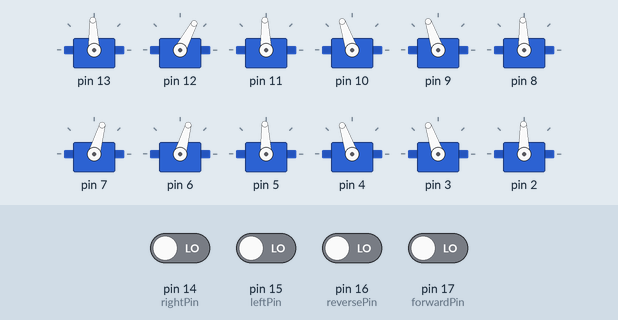
Bench run of a sketch on a simulated Arduino Uno, built with avr-gcc and run on an emulated ATmega328P. Shown: 12 × servo. Inputs (shaded band) come from the test bench; at power-on: pin 14 (rightPin), pin 15 (leftPin), pin 16 (reversePin), pin 17 (forwardPin) LOW.

Above: at 13.4 s.
13.5 s: pin 16 (reversePin) driven HIGH
At 13.95 s:
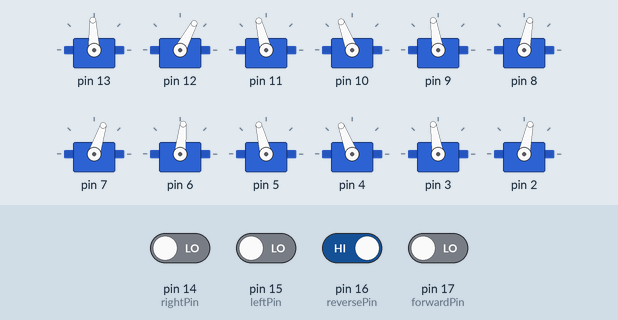
At 15.16 s:
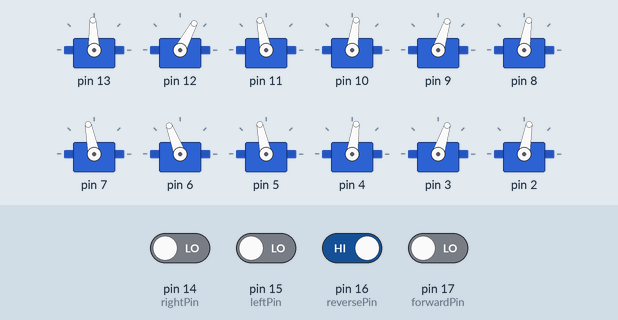
16.5 s: pin 17 (forwardPin) driven HIGH
19.5 s: pin 14 (rightPin) driven HIGH and pin 15 (leftPin) driven HIGH and pin 16 (reversePin) driven LOW and pin 17 (forwardPin) driven LOW
At 19.97 s:
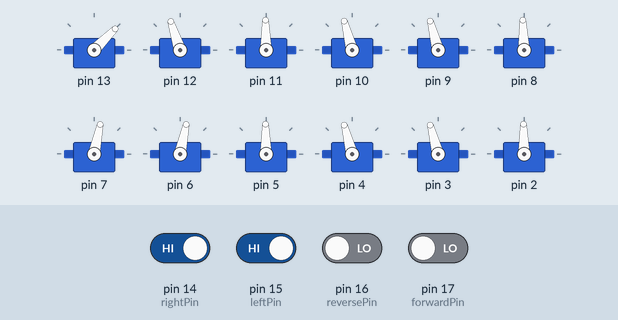
22.5 s: pin 14 (rightPin) driven LOW
25.5 s: pin 16 (reversePin) driven HIGH
At 26.72 s:
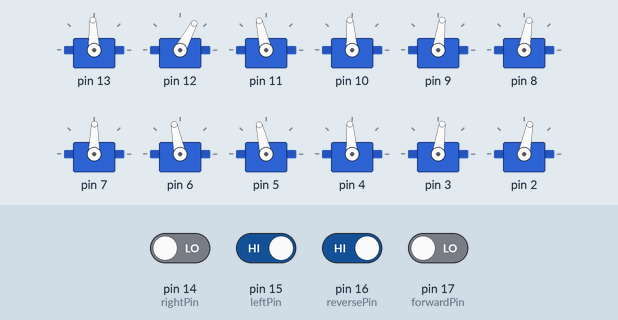
28.5 s: pin 17 (forwardPin) driven HIGH
Timing chart, 0 to 35.3 s (numbered marks = the images above; inputs shaded):
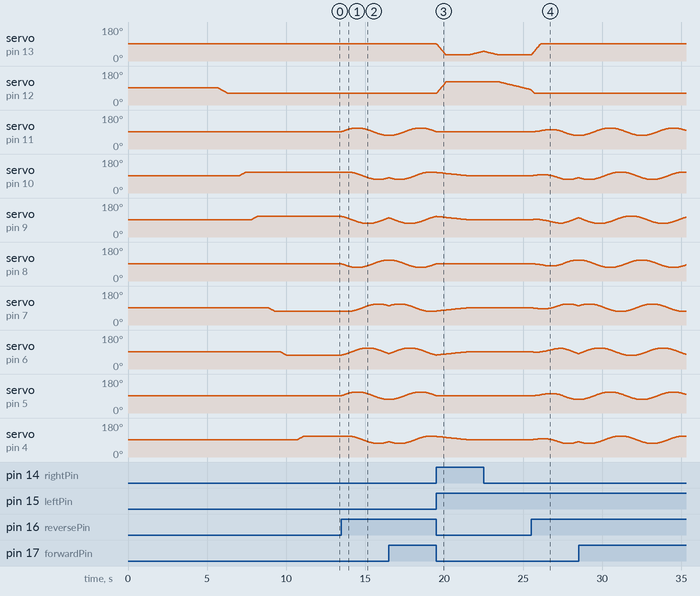

The sketch:

RectilinearMotion.ino
```cpp
/*
Remote control file for serpentine motion
of a snake robot with 12 servos
*/

#include <Servo.h>

#include <SnakeRobotShared.h>

enum RobotTurnDirection {LEFT_TURN, RIGHT_TURN};
void advanceTurnSetPoints(RobotTurnDirection turnDirection, float& horizontalSetPoint, float& verticalSetPoint);

// This function returns the hardware port number for a given logical servo number (logical servo numbers begin from 0 at the head of the snake and increase down the snake body)
int getServoPortNumber(int servoNumber)
{
  return (13 - servoNumber);
}

// Total number of robot servos
const unsigned short NUM_SERVOS = 12;
Servo robotServos[NUM_SERVOS];

// Servo forward angles (use to correct inaccuracies in robot assembly)
const float forwardAngles[NUM_SERVOS] = {92.0, 92.0, 92.0, 92.0, 92.0, 92.0, 92.0, 92.0, 92.0, 92.0, 92.0, 91.0};

// Define variables:

// Remote control movement pins
int forwardPin = 17; // DIO pin corresponding to 'A'
int reversePin = 16; // DIO pin corresponding to 'B'
int leftPin = 15;    // DIO pin corresponding to 'C'
int rightPin = 14;   // DIO pin corresponding to 'D'

int forwardVal = 0;  // Remote control variables
int reverseVal = 0;
int rightVal = 0;
int leftVal = 0;

float lag = (M_PI / 3.0); // Phase lag between segments
float frequency = 0.25; // Oscillation frequency of segments
float maxAmplitude = 20.0; // Maximum amplitude of the rectilinear motion of the snake
float currentAmplitude = maxAmplitude; // Current value of the amplitude of the rectilinear motion of the snake
float amplitudeSetpoint = maxAmplitude; // Current set point for the amplitude of the rectilinear motion of the snake
float amplitudeRampRate = 10.0; // Rate of ramping of the amplitude of the rectilinear motion of the snake toward its set point
int startPause = 5000;  // Delay time to position robot

bool reverseDirection = false; // Boolean flag to store whether or not the robot is moving in a reverse direction
float waveValue = 0.0; // Current base value for the wave generator (sine) function
bool runningWave = false,
     runningWavePrevious = runningWave;

bool runningTurn = false;

// Current turn direction and turn direction during the previous iteration, respectively
RobotTurnDirection currentTurnDirection = RobotTurnDirection::LEFT_TURN,
                   previousTurnDirection = RobotTurnDirection::LEFT_TURN;

// Angular offsets for the vertical and horizontal head servos
const float VERTICAL_TURN_UP_ANGLE = -30.0,
            VERTICAL_TURN_DOWN_ANGLE = 30.0,
            HORIZONTAL_TURN_LEFT_ANGLE = -60.0,
            HORIZONTAL_TURN_RIGHT_ANGLE = 60.0;

// 260.0 max
// Maximum rate at which turn offsets are ramped (degrees per second)
float horizontalTurnRampRate = 20.0, // Ramp rate of the horizontal head servo during turns
      verticalTurnRampRate = 20.0, // Ramp rate of the vertical head servo during turns
      horizontalPositioningRampRate = 100.0, // Ramp rate of the horizontal head servo when moving between positions (e.g. moving down and to one side in preparation for a turn)
      verticalPositioningRampRate = 100.0; // Ramp rate of the vertical head servo when moving between positions (e.g. moving down and to one side in preparation for a turn)
float horizontalTurnSetPoint = 0.0,
      horizontalTurnCurrentValue = horizontalTurnSetPoint,
      verticalTurnSetPoint = VERTICAL_TURN_UP_ANGLE,
      verticalTurnCurrentValue = verticalTurnSetPoint;

unsigned long currentTimeStamp,
              lastTimeStamp;

// This function advances the set points specified by horizontalSetPoint and verticalSetPoint in the turn direction specified by turnDirection.
void advanceTurnSetPoints(RobotTurnDirection turnDirection, float& horizontalSetPoint, float& verticalSetPoint)
{
  if(turnDirection == RobotTurnDirection::LEFT_TURN)
  {
    if(verticalSetPoint == VERTICAL_TURN_DOWN_ANGLE && horizontalSetPoint == HORIZONTAL_TURN_LEFT_ANGLE)
    {
      verticalSetPoint = VERTICAL_TURN_UP_ANGLE;
    }
    else if(verticalSetPoint == VERTICAL_TURN_UP_ANGLE && (horizontalSetPoint == HORIZONTAL_TURN_LEFT_ANGLE || horizontalSetPoint == 0.0))
    {
      horizontalSetPoint = HORIZONTAL_TURN_RIGHT_ANGLE;
    }
    else if(verticalSetPoint == VERTICAL_TURN_UP_ANGLE && horizontalSetPoint == HORIZONTAL_TURN_RIGHT_ANGLE)
    {
      verticalSetPoint = VERTICAL_TURN_DOWN_ANGLE;
    }
    else
    {
      horizontalSetPoint = HORIZONTAL_TURN_LEFT_ANGLE;
    }
  }
  else
  {
    if(verticalSetPoint == VERTICAL_TURN_DOWN_ANGLE && horizontalSetPoint == HORIZONTAL_TURN_LEFT_ANGLE)
    {
      horizontalSetPoint = HORIZONTAL_TURN_RIGHT_ANGLE;
    }
    else if(verticalSetPoint == VERTICAL_TURN_UP_ANGLE && horizontalSetPoint == HORIZONTAL_TURN_LEFT_ANGLE)
    {
      verticalSetPoint = VERTICAL_TURN_DOWN_ANGLE;
    }
    else if(verticalSetPoint == VERTICAL_TURN_UP_ANGLE && (horizontalSetPoint == HORIZONTAL_TURN_RIGHT_ANGLE || horizontalSetPoint == 0.0))
    {
      horizontalSetPoint = HORIZONTAL_TURN_LEFT_ANGLE;
    }
    else
    {
      verticalSetPoint = VERTICAL_TURN_UP_ANGLE;
    }
  }
}

void setup()
{
  Serial.begin(115200);

  // Set movement pins as inputs
  pinMode(forwardPin, INPUT);
  pinMode(reversePin, INPUT);
  pinMode(rightPin, INPUT);
  pinMode(leftPin, INPUT);

  // Set movement pins to low
  digitalWrite(forwardPin, LOW);
  digitalWrite(reversePin, LOW);
  digitalWrite(rightPin, LOW);
  digitalWrite(leftPin, LOW);

  // Attach segment servos to pins and initialize them to their
  // starting positions

  float initialValues[NUM_SERVOS];
  int portNumbers[NUM_SERVOS];

  /* centerAngle = forwardAngle;
  currentCenterAngle = forwardAngle; */

  for(int i = 0; i < NUM_SERVOS; i++)
  {
    portNumbers[i] = getServoPortNumber(i);
  }

  initialValues[0] = forwardAngles[0] + horizontalTurnCurrentValue;
  initialValues[1] = forwardAngles[1] + verticalTurnCurrentValue;

  for(int i = 2; i < NUM_SERVOS; i++)
  {
    initialValues[i] = forwardAngles[i] + currentAmplitude * sin((i - 2) * lag);
  }
    // Serial.print("Started servo connected to " + String(13 - i) + " with " + String(centerAngle+amplitude*cos(i * lag)) + ".\n");

  // Pause before movement begins
  delay(startPause);

  robotServoSetup(robotServos, portNumbers, initialValues, forwardAngles, NUM_SERVOS, 330, 45.0);
}


void loop()
{
  //  Read movement pins
    forwardVal = digitalRead(forwardPin);
    reverseVal = digitalRead(reversePin);
    rightVal = digitalRead(rightPin);
    leftVal = digitalRead(leftPin);

    // Serial.println("Pin states: Fwd " + String(forwardVal) + " | Rev " + String(reverseVal) + " | Right " + String(rightVal) + " | Left " + String(leftVal));

    // Forward motion
    if (forwardVal == HIGH){
      runningWave = true;
      runningTurn = false;
      reverseDirection = false;
    }
    // Reverse motion
    else if (reverseVal == HIGH){
      runningWave = true;
      runningTurn = false;
      reverseDirection = true;
    }
    // Check if a turn is being made
    else
    {
      runningWave = false;

      // Right turn
      if (rightVal == HIGH){
        runningTurn = true;
        currentTurnDirection = RobotTurnDirection::RIGHT_TURN;
        // waveOffsetMultiplier = 1.0;
        // Serial.println("Turning right...");
      }
      // Left turn
      else if (leftVal == HIGH){
        runningTurn = true;

        currentTurnDirection = RobotTurnDirection::LEFT_TURN;
        // Serial.println("Turning left...");
        // waveOffsetMultiplier = 1.0;
      }
      // Straight movement
      else
      {
        runningTurn = false;
      }
    }

    currentTimeStamp = millis();
    float elapsedTime = (currentTimeStamp - lastTimeStamp) / 1000.0;
    lastTimeStamp = currentTimeStamp;

    if(runningTurn || runningWave)
    {
      if(runningTurn)
      {
        amplitudeSetpoint = 0.0;
      }
      else
      {
        // Calculate the new base wave generator value
        waveValue += ((-2.0 * M_PI * frequency)* (elapsedTime * (reverseDirection ? -1.0 : 1.0)));

        amplitudeSetpoint = maxAmplitude;
      }

      float maxAmplitudeChange = amplitudeRampRate * elapsedTime;

      currentAmplitude = coerceToRange(currentAmplitude - maxAmplitudeChange, currentAmplitude + maxAmplitudeChange, amplitudeSetpoint);

      // Loop to update robot servos
      for(int i = 2; i < NUM_SERVOS; i++)
      {
        // s1.write(currentAngle + amplitude*cos(frequency*counter*3.14159/180+5*lag));
        robotServos[i].write(forwardAngles[i] + currentAmplitude * sin(waveValue + ((i - 2) * lag)));
      }

      float activeHorizontalRampRate = horizontalTurnRampRate,
            activeVerticalRampRate = verticalTurnRampRate;

      if(runningTurn)
      {
        if(currentAmplitude == 0.0)
        {
          if(((horizontalTurnCurrentValue == horizontalTurnSetPoint) && (verticalTurnCurrentValue == verticalTurnSetPoint))
            || (previousTurnDirection != currentTurnDirection))
          {
            advanceTurnSetPoints(currentTurnDirection, horizontalTurnSetPoint, verticalTurnSetPoint);
          }
        }
        else
        {
          if(currentTurnDirection == RobotTurnDirection::LEFT_TURN)
          {
            horizontalTurnSetPoint = HORIZONTAL_TURN_RIGHT_ANGLE;
          }
          else
          {
            horizontalTurnSetPoint = HORIZONTAL_TURN_LEFT_ANGLE;
          }

          verticalTurnSetPoint = VERTICAL_TURN_DOWN_ANGLE;

          activeHorizontalRampRate = horizontalPositioningRampRate;
          activeVerticalRampRate = verticalPositioningRampRate;
        }

        previousTurnDirection = currentTurnDirection;
      }
      else
      {
        horizontalTurnSetPoint = 0.0;
        verticalTurnSetPoint = VERTICAL_TURN_UP_ANGLE;

        activeHorizontalRampRate = horizontalPositioningRampRate;
        activeVerticalRampRate = verticalPositioningRampRate;
      }

      float maxHorizontalAngleChange = activeHorizontalRampRate * elapsedTime,
            maxVerticalAngleChange = activeVerticalRampRate * elapsedTime;

      horizontalTurnCurrentValue = coerceToRange(horizontalTurnCurrentValue - maxHorizontalAngleChange,
                                                 horizontalTurnCurrentValue + maxHorizontalAngleChange, horizontalTurnSetPoint);

      verticalTurnCurrentValue = coerceToRange(verticalTurnCurrentValue - maxVerticalAngleChange,
                                               verticalTurnCurrentValue + maxVerticalAngleChange, verticalTurnSetPoint);

      robotServos[0].write(forwardAngles[0] + horizontalTurnCurrentValue);
      robotServos[1].write(forwardAngles[1] + verticalTurnCurrentValue);

      // Serial.println("Wrote " + String(horizontalTurnCurrentValue) + " to horizontal servo.");
      // Serial.println("Wrote " + String(verticalTurnCurrentValue) + " to vertical servo.");
    }
}
```

Measured:
- after the input at 13.5 s, servo on pin 11, servo on pin 5: rises from 92° to 111° in 0.77 s, then falls to 72° in 2.0 s; servo on pin 6: rises from 74° to 111° in 1.4 s, then falls to 82° in 1.5 s
- after the input at 19.5 s, servo on pin 12: moves from 62° to 122° over 0.60 s, starting at once; servo on pin 8: goes on until 19.5 s, then stays 92°; servo on pin 2: goes on until 19.5 s, then stays 91°
- after the input at 22.5 s, servo on pin 12: moves from 122° to 82° over 1.9 s, starting after 1.0 s
- after the input at 25.5 s, servo on pin 11: rises from 92° to 103° in 0.85 s, then falls to 72° in 1.7 s; servo on pin 7: 92° → 91° at once, → 90° 0.12 s later, → 89° 0.10 s later, → 88° 0.09 s later, … (40 changes in this stretch)
